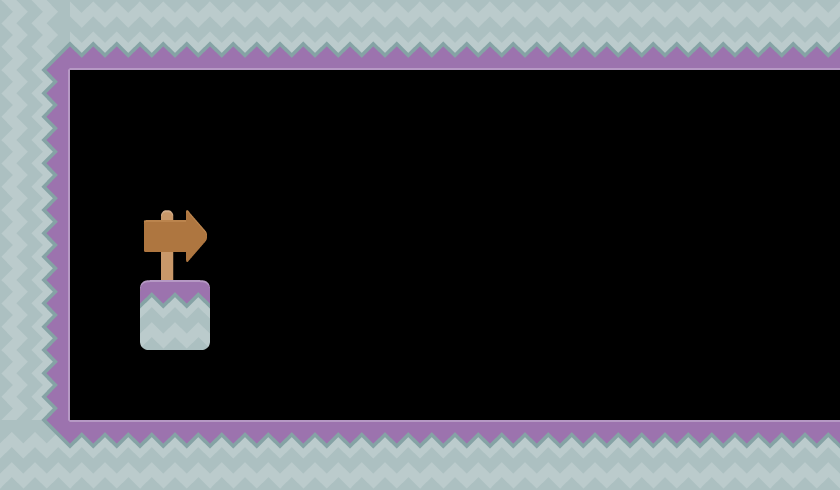

This game map was drawn from its Tiled (.tmx) file and the tilesets committed beside it. A one-line description and the trimmed map source follow:
An orthogonal 12x7 tile map with 70x70 px tiles, 1 tile layer (Tile Layer 1), 5 tilesets.

<map version="1.0" orientation="orthogonal" width="12" height="7" tilewidth="70" tileheight="70">
 <tileset firstgid="1" name="tiles_spritesheet" tilewidth="70" tileheight="70" spacing="2">
  <image source="../Assets/Kenney/Base pack/Tiles/tiles_spritesheet.png" width="914" height="936" />
 </tileset>
 <tileset firstgid="157" name="stoneMid" tilewidth="70" tileheight="70" spacing="2">
  <image source="../Assets/Kenney/Base pack/Tiles/stoneMid.png" width="70" height="70" />
 </tileset>
 <tileset firstgid="158" name="stoneMid2" tilewidth="70" tileheight="70" spacing="2">
  <image source="../Assets/Kenney/Base pack/Tiles/stoneMid2.png" width="70" height="70" />
 </tileset>
 <tileset firstgid="159" name="stoneHillRight2" tilewidth="70" tileheight="70" spacing="2">
  <image source="../Assets/Kenney/Base pack/Tiles/stoneHillRight2.png" width="70" height="70" />
 </tileset>
 <tileset firstgid="160" name="stoneMid3" tilewidth="70" tileheight="70" spacing="2">
  <image source="../Assets/Kenney/Base pack/Tiles/stoneMid3.png" width="70" height="70" />
 </tileset>
 <layer name="Tile Layer 1" width="12" height="7">
  <data>[84 cells, 31 non-empty, 7 distinct tile ids]</data>
 </layer>
</map>
